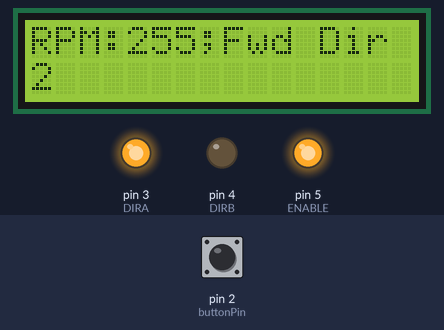
A sketch run on a simulated Arduino Uno, built with avr-gcc and run on an emulated ATmega328P. On the bench: 16×2 character LCD, output pins drawn as LEDs (lit = HIGH). Inputs (shaded band) come from the test bench; at power-on: pin 2 (buttonPin) HIGH. What the sketch prints to the serial monitor is not drawn.

Above: at 1.6 s.
1.7 s: pin 2 (buttonPin) pulled LOW for 0.15 s
At 2.8 s:
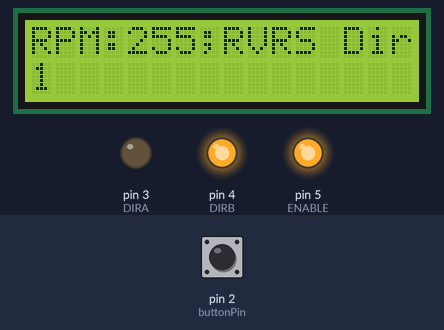
4.8 s: pin 2 (buttonPin) pulled LOW for 1 s
At 6.8 s:
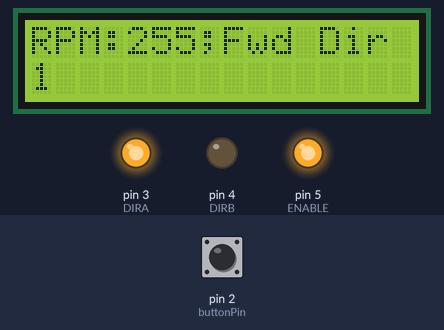
7.5 s: pin 2 (buttonPin) pulled LOW for 0.15 s
At 9.4 s:
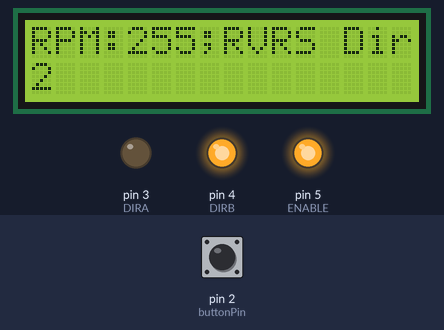
10.6 s: pin 2 (buttonPin) pulled LOW for 1 s
At 42.8 s:
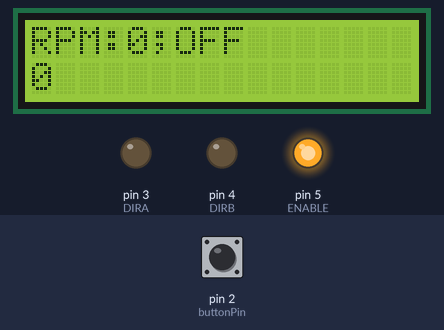
Timing chart, 0 to 44.3 s (numbered marks = the images above; inputs shaded):
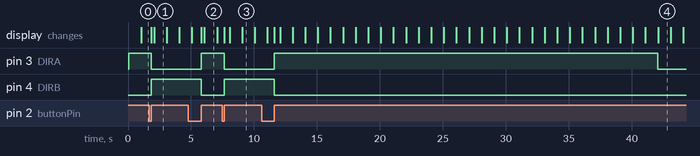

Measured:
- after the input at 1.7 s, pin 3 (DIRA): HIGH → LOW after 0.16 s; pin 4 (DIRB): LOW → HIGH after 0.16 s; the display: first changes after 0.16 s (image 1 shows a later state)
- after the input at 4.8 s, pin 3 (DIRA): LOW → HIGH after 1.0 s; pin 4 (DIRB): HIGH → LOW after 1.0 s; the display: first differs from a run without the input after 1.0 s (image 2 shows a later state)
- after the input at 7.5 s, pin 3 (DIRA): HIGH → LOW after 0.16 s; pin 4 (DIRB): LOW → HIGH after 0.16 s; the display: first changes after 0.16 s (image 3 shows a later state)
- after the input at 10.6 s, pin 3 (DIRA): LOW → HIGH after 1.0 s, → LOW 30.5 s later; pin 4 (DIRB): HIGH → LOW after 1.0 s instead of 27.5 s; the display: first differs from a run without the input after 1.0 s (image 4 shows a later state)
- what the display in image 1 shows lasts 1.0 s, from 2.1 s to 3.1 s

The sketch:

Lab3.ino
```cpp
// include the library code:
#include <LiquidCrystal.h>
#define ENABLE 5
#define DIRA 3
#define DIRB 4

const int buttonPin = 2;

int state = 0; //0 is the regular direction; 1 is opposite; 2 is off
int isr_count = 0;
volatile int isr_state = 0;

// initialize the library with the numbers of the interface pins
LiquidCrystal lcd(7, 8, 9, 10, 11, 12);

void setup() {
  pinMode(buttonPin, INPUT_PULLUP);
  pinMode(ENABLE,OUTPUT);
  pinMode(DIRA,OUTPUT);
  pinMode(DIRB,OUTPUT);
  Serial.begin(9600);
  // set up the LCD's number of columns and rows:
  lcd.begin(16, 2);
  // Print a message to the LCD.
  lcd.print("RPM:255;Fwd Dir");
  lcd.setCursor(0, 1);
  lcd.print("0  ");

  digitalWrite(ENABLE,HIGH); //enable on
  digitalWrite(DIRA,HIGH); //one way
  digitalWrite(DIRB,LOW);

  attachInterrupt(digitalPinToInterrupt(buttonPin), button_ISR, RISING);

  cli();//stop interrupts

//set timer1 interrupt at 1Hz
  TCCR1A = 0;// set entire TCCR1A register to 0
  TCCR1B = 0;// same for TCCR1B
  TCNT1  = 0;//initialize counter value to 0
  // set compare match register for 1hz increments
  OCR1A = 15626;// = (16*10^6) / (1*1024) - 1 (must be <65536)
  // turn on CTC mode
  TCCR1B |= (1 << WGM12);
  // Set CS10 and CS12 bits for 1024 prescaler
  TCCR1B |= (1 << CS12) | (1 << CS10);
  // enable timer compare interrupt
  TIMSK1 |= (1 << OCIE1A);

  sei();//allow interrupts
}

void loop() {
  // set the cursor to column 0, line 1
  // (note: line 1 is the second row, since counting begins with 0):

  lcd.setCursor(0, 1);
  // print the number of seconds since reset:
  lcd.print(isr_count);
  delay(1000);
}


void button_ISR()
{
  if (state == 0){
    isr_state = 1;
    state = 1;
    isr_count = 0;
    Serial.println("ISR_STATE IS 1");
    lcd.setCursor(0, 0);
    lcd.print("                 ");
    lcd.setCursor(0, 0);
    lcd.print("RPM:255;RVRS Dir");
    lcd.setCursor(0, 1);
    lcd.print("0   ");
    digitalWrite(ENABLE,HIGH); //enable on
    digitalWrite(DIRA,LOW); //Reverse
    digitalWrite(DIRB,HIGH);
  }
  else if (state = 1){
    isr_state = 0;
    state = 0;
    isr_count = 0;
    Serial.println("ISR STATE IS 0");
    lcd.setCursor(0, 0);
    lcd.print("                ");
    lcd.setCursor(0, 0);
    lcd.print("RPM:255;Fwd Dir");
    lcd.setCursor(0, 1);
    lcd.print("0  ");
    digitalWrite(ENABLE,HIGH); //enable on
    digitalWrite(DIRA,HIGH); //one way
    digitalWrite(DIRB,LOW);
  }
}

ISR(TIMER1_COMPA_vect){//timer1 interrupt 1Hz toggle
//generates pulse wave of frequency 1Hz/2 = 0.5kHz
  ++isr_count;
  Serial.println(isr_count);
  if (isr_count == 31){
    if (state == 0){
      state = 2;
      isr_count = 0;
      lcd.setCursor(0, 0);
      lcd.print("                 ");
      lcd.setCursor(0, 0);
      lcd.print("RPM:0;OFF");
      lcd.setCursor(0, 1);
      lcd.print("0   ");
      digitalWrite(ENABLE,HIGH); //enable on
      digitalWrite(DIRA,LOW);
      digitalWrite(DIRB,LOW);
      }
    else if (state == 1){
      state = 2;
      isr_count = 0;
      lcd.setCursor(0, 0);
      lcd.print("                 ");
      lcd.setCursor(0, 0);
      lcd.print("RPM:0;OFF");
      lcd.setCursor(0, 1);
      lcd.print("0   ");
      digitalWrite(ENABLE,HIGH); //enable on
      digitalWrite(DIRA,LOW);
      digitalWrite(DIRB,LOW);
    }
    else if (state = 2){
      if (isr_state == 0){
        lcd.setCursor(0, 0);
        lcd.print("                ");
        lcd.setCursor(0, 0);
        lcd.print("RPM:255;Fwd Dir");
        lcd.setCursor(0, 1);
        lcd.print("0  ");
        isr_count = 0;
        digitalWrite(ENABLE,HIGH); //enable on
        digitalWrite(DIRA,HIGH); //one way
        digitalWrite(DIRB,LOW);
      }
      else if (isr_state == 1){
        lcd.setCursor(0, 0);
        lcd.print("                 ");
        lcd.setCursor(0, 0);
        lcd.print("RPM:255;RVRS Dir");
        lcd.setCursor(0, 1);
        lcd.print("0   ");
        isr_count = 0;
        state = 1;
        digitalWrite(ENABLE,HIGH); //enable on
        digitalWrite(DIRA,LOW); //Reverse
        digitalWrite(DIRB,HIGH);
      }
    }
 }
}
```
